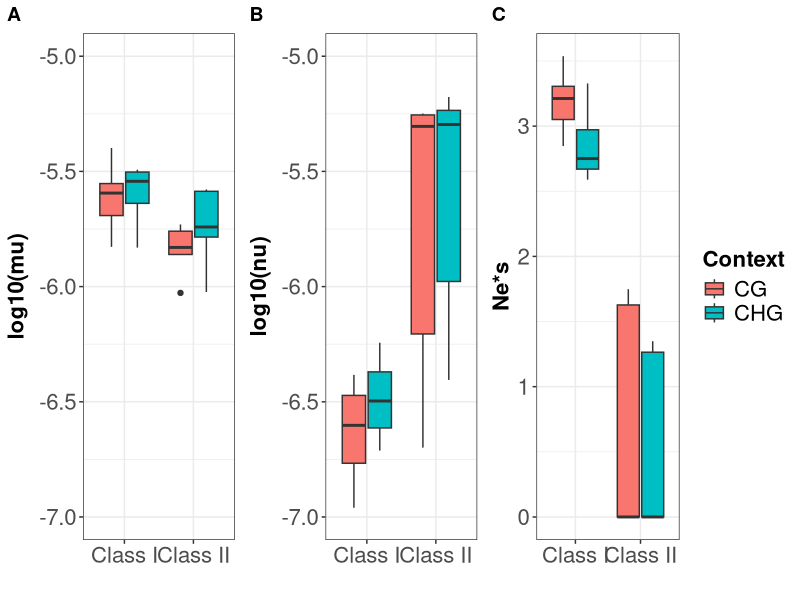

Source code (R):








outall <- read.csv("reports/te_pars.csv")
outall$feature <- gsub(".*I ", "", outall$feature)
outall$size <- gsub(".*G_", "", outall$id)
outall$size <- paste0("q", gsub("_.*", "", outall$size))
outall[outall$feature == "Retroelements", ]$feature <- "Class I"
outall[outall$feature == "Other", ]$feature <- "Class II"


fit1 <- lm(nes ~ context + feature + size, data = outall )
anova(fit1)

fit2 <- lm(mu ~ context + feature + size, data = outall )
anova(fit2)

fit3 <- lm(nu ~ context + feature + size, data = outall )
anova(fit3)

fit4 <- lm(nu ~ mu + context + feature + size, data = outall ) 
anova(fit4)

library(ggplot2)
library(cowplot)

plot_fig3ab <- function(outfile, getpdf){
    
    out <- outall
    fsize=16
    p1 <- ggplot(out, aes(x=factor(feature), y= log10(mu),
                           fill=factor(context, levels=c("CG", "CHG"), labels=c("CG", "CHG")))) + 
        geom_boxplot() +
        #facet_wrap(~ size) + 
        xlab("") +
        guides(fill=FALSE) +
        ylim(c(-7, -5)) +
        ylab("log10(mu)") +
        ggtitle("") + theme_bw() +
        labs(fill="Context") +
        theme(axis.text = element_text( angle = 0, size=fsize),
              axis.title=element_text(size=fsize, face="bold"),
              legend.title = element_text(size=fsize, face="bold"),
              legend.text = element_text(size=fsize))
    
    p2 <- ggplot(out, aes(x=factor(feature), y= log10(nu),
                          fill=factor(context, levels=c("CG", "CHG"), labels=c("CG", "CHG")))) + 
        geom_boxplot() +
        #facet_wrap(~ size) + 
        guides(fill=FALSE) +
        xlab("") +
        ylim(c(-7, -5)) +
        ylab("log10(nu)") +
        ggtitle("") + theme_bw() +
        labs(fill="Context") +
        theme(axis.text = element_text(angle = 0, size=fsize),
              axis.title=element_text(size=fsize, face="bold"),
              legend.title = element_text(size=fsize, face="bold"),
              legend.text = element_text(size=fsize))
    
    p3 <- ggplot(out, aes(x=factor(feature), y= nes,
                          fill=factor(context, levels=c("CG", "CHG"), labels=c("CG", "CHG")))) + 
        geom_boxplot() +
        xlab("") +
        #ylim(c(0,1)) +
        ylab("Ne*s") +
        ggtitle("") + theme_bw() +
        labs(fill="Context") +
        theme(axis.text = element_text(angle = 0, size=fsize),
              axis.title=element_text(size=fsize, face="bold"),
              legend.title = element_text(size=fsize, face="bold"),
              legend.text = element_text(size=fsize))
    
    #PLOT
    plot_grid(p1, p2, p3, ncol=3, rel_widths=c(1,1,1.3), align="h", labels =c("A", "B", "C"))
}
######
plot_fig3ab(outfile="graphs/Fig_post_var.pdf", getpdf)
